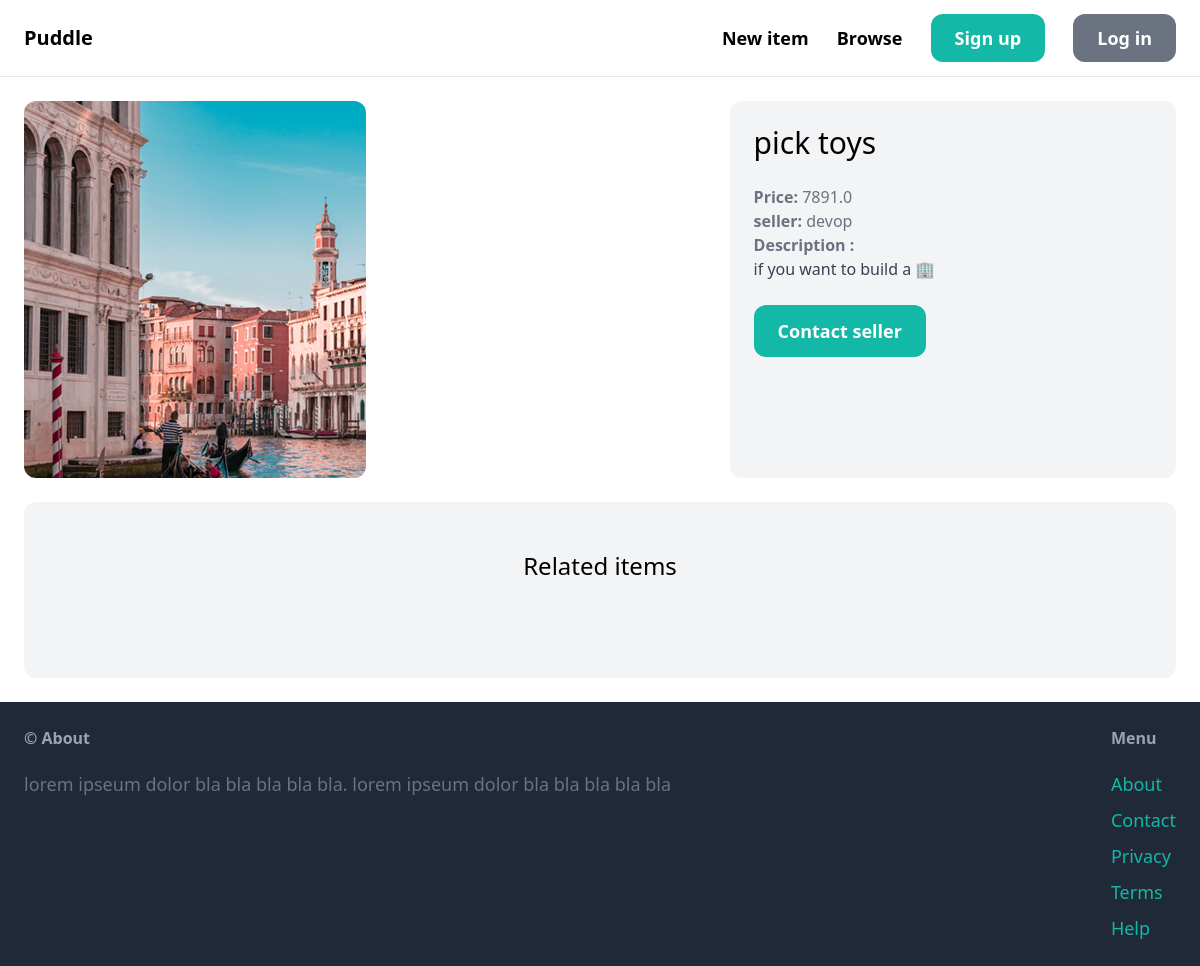
Screenshot of /items/3/ with the database file from the repository.
### items/models.py (models this page shows, shortened)
class Item(models.Model):
    category = models.ForeignKey(Category,related_name='items',on_delete=models.CASCADE)
    name = models.CharField(max_length=255)
    description = models.TextField(blank=True,null=True)
    price = models.FloatField()
    image= models.ImageField(upload_to='item_images',blank=True,null= True)
    is_sold = models.BooleanField(default=False)
    created_by = models.ForeignKey(User,related_name='items',on_delete=models.CASCADE)
    created_at = models.DateTimeField(auto_now_add=True)

### items/views.py (the view)
# urls.py: path('<int:pk>/',views.detail,name="detail")
def detail(request , pk):
    item = get_object_or_404(Item, pk=pk)
    related_items = Item.objects.filter(category=item.category,is_sold=False).exclude(pk=pk)[0:3]
    return render(request, 'item/detail.html',{'item':item,'related_items':related_items})

### items/templates/item/detail.html (shortened to what this page needs)
{%extends 'core/base.html' %} {%block title %}{{ item.name }}{%endblock%}
{%block content%}
<div class="grid grid-cols-5 gap-6">
  <div class="col-span-3">
    <img src="{{item.image.url}}" class="rounded-xl" />
  </div>
  <div class="col-span-2 p-6 bg-gray-100 rounded-xl">
    <h1 class="mb-6 text-3xl">{{ item.name }}</h1>
    <p class="text-gray-500"><strong>Price: </strong>{{ item.price }}</p>
    <p class="text-gray-500">
      <strong>seller: </strong>{{ item.created_by.username }}
    </p>
    {% if item.description %}
    <p class="text-gray-700">
      <strong class="text-gray-500">Description :</strong> <br/>
      {{item.description}}
    </p>
    {% endif %}
    <a href="#" class="inline-block mt-6 px-6 py-3 text-lg font-semibold bg-teal-500 text-white rounded-xl hover:bg-teal-700">Contact seller</a>
  </div>
</div>
<div class="mt-6 px-6 py-12 bg-gray-100 rounded-xl">
    <h2 class="mb-12 text-2xl text-center">Related items</h2>
   </div>
{%endblock content%}

### rows the page displays
Item: image (picture), name "pick toys", price "7891.0", created_by.username "devop", description "if you want to build a 🏢"
